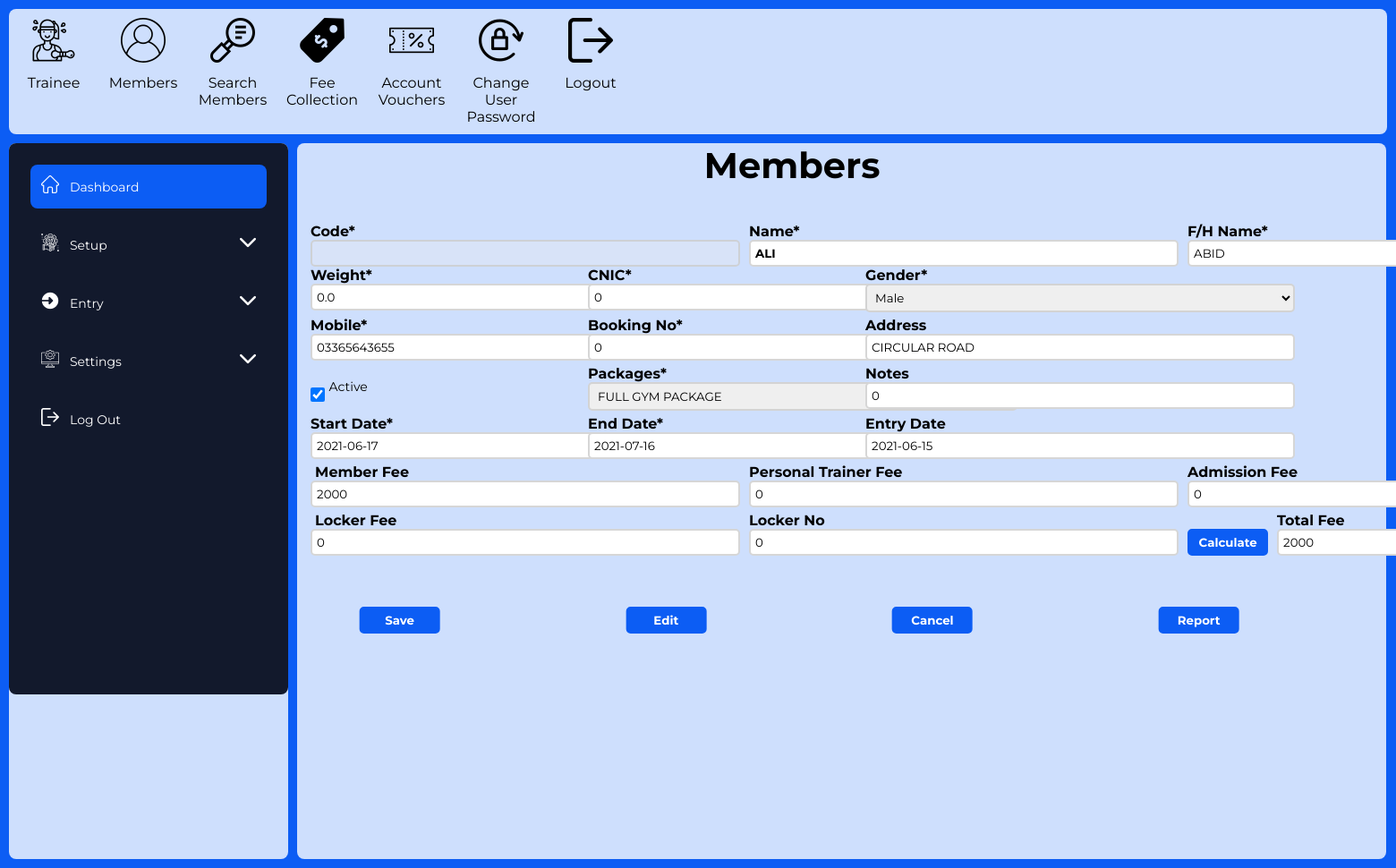
Screenshot of /members/14/ (signed in) with the database file from the repository.
### gymapp/models.py (models this page shows, shortened)
class Member(models.Model):
    CHOICES = (
        ('M', 'Male'),
        ('F', 'Female'),
    )
    code = models.CharField(max_length=100, default=0)
    name = models.CharField(max_length=100 ,default="Name")
    surname = models.CharField(max_length=100 ,default="Surname")
    gender = models.CharField(max_length=100,blank=True, choices=CHOICES)
    image = models.ImageField(upload_to='member/',
                              default='member/defaultpic.png', blank=True, null=True)
    mobile = models.CharField(max_length=100 ,default=0)
    whatsapp = models.CharField(max_length=100,default=0 )
    dob = models.DateField(default=datetime.now)
    weight = models.FloatField(default=0.0)
    address = models.CharField(max_length=100 ,default=0)
    cnic = models.CharField(max_length=100 ,default=0)
    trainer = models.CharField(max_length=100 ,default=0)
    package = models.ForeignKey(Packages, on_delete=models.CASCADE, null=True,blank = True)
    start = models.DateField(default='2021-01-01')
    end = models.DateField(default='2021-01-01')
    notes = models.CharField(max_length=100,default=0 )
    active = models.BooleanField(default=False)
    date = models.DateField(default='2021-01-01')
    trainerfee = models.IntegerField(default=0)
    personaltrainerfee = models.IntegerField(default=0)
    Admissionfee = models.IntegerField(default=0)
    lockerfee = models.IntegerField(default=0)
    lockerno = models.CharField(max_length=100, default=0)
    totalfee = models.IntegerField( default=0)
    primaryno = models.AutoField(primary_key=True)

### gymapp/decorators.py (the view)
        def wrapper_func(request, *args, **kwargs):
            group = None
            if request.user.groups.exists():
                group = request.user.groups.all()[0].name
            if group in allowed_roles:
                print('group in allowed roles decorator')
                return view_func(request, *args, **kwargs)
            else:
                return HttpResponse('You are not authorized to view this page')

### gymapp/forms.py
class Member_f(ModelForm):
    class Meta:
        model = Member
        fields = "__all__"
        exclude = ('code', 'trainer','dob', )

### gymapp/models.py (called while the page is built)
    def __str__(self):
        return self.description

### gymapp/views.py (called while the page is built)
@login_required(login_url='login')
@allowed_users(allowed_roles=['admin'])
def updatemember(request, pk):
    member = Member.objects.get(primaryno=pk)
    form = Member_f(instance=member)
    members = Member.objects.all()
    obj = 0
    if(member.image == " "):
        obj = None
    context = {'form': form, 'members': members,
               'member': member, "check": obj}
    if 'save' in request.POST:
        form = Member_f(request.POST, request.FILES, instance=member)
        if form.is_valid():
            form.save()
            return redirect('/members/', context)
    if 'cancel' in request.POST:
        return redirect('/members/')
    return render(request, 'gymtime/members_edit.html', context)

### gymapp/templates/gymtime/members_edit.html (shortened to what this page needs)
{% extends 'gymtime/dashboard.html' %}{% load static %}{% block content %}
<div class="item3">
    <form action="" method="POST" enctype="multipart/form-data">
        <section class="members-inputs" id="members-form">
            <h1 class="members-main-heading">Members</h1>
            <div class="formating-edit-members">
                <div>
                    <div class="members-first-line">
                        <div class="members-first-line-input">
                            <label><span>Code*</span><input type="text" disabled
                                    class="members-first-line-input-text members-first-line-input-text-first"></label>
                            <label><span>Name*</span>
                                <div class="members-first-line-input-text members-first-line-input-text-second">
                                    {{form.name}}
                                </div>
                            </label>
                            <label class="members-first-line-input-text"><span>F/H Name*</span>
                                <div class="members-first-line-input-text members-first-line-input-text-third">
                                    {{form.surname}}
                                </div>
                            </label>
                        </div>
                    </div>
                    <div class="members-second-line">
                        <div class="members-second-line-input">
                            <label><span>Weight*</span>
                                <div class="members-second-line-input-text members-second-line-input-text-first">
                                    {{form.weight}}
                                </div>
                            </label>
                            <label class="members-second-line-input-text-second"><span>CNIC*</span>
                                <div class="members-second-line-input-text members-second-line-input-text-second">
                                    {{form.cnic}}
                                </div>
                            </label>
                            <label class="members-second-line-input-text"><span>Gender*</span>
                                {{form.gender}}
                            </label>
                        </div>
                    </div>
                    <div class="members-third-line">
                        <div class="members-third-line-input">
                            <label><span>Mobile*</span>
                                <div class="members-third-line-input-text members-third-line-input-text-first">
                                    {{form.mobile}}
                                </div>
                            </label>
                            <label class="members-third-line-input-text-second"><span>Booking No*</span>
                                <div class="members-third-line-input-text members-third-line-input-text-second">
                                    {{form.whatsapp}}</div>
                            </label>
                            <label class="members-third-line-input-text-third"><span>Address</span>
                                <div class="members-third-line-input-text members-third-line-input-text-third">
                                    {{form.address}}
                                </div>
                            </label>
                        </div>
                    </div>
                    <div class="members-fourth-line">
                        <div class="members-fourth-line-input">
                            <div class="members-fourth-line-input-checkbox">
                                {{form.active}}Active
                            </div>
                            <label class="members-fourth-line-input-text-second"><span>Packages*</span>
                                <div class="members-third-line-input-text members-third-line-input-text-second">
                                    {{form.package}}</div>
                            </label>
                            <label class="members-fourth-line-input-text-third"><span>Notes</span>
                                <div class="members-fourth-line-input-text members-fourth-line-input-text-third">
                                    {{form.notes}}
                                </div>
                            </label>
                        </div>
                    </div>
                    <div class="members-fifth-line">
                        <div class="members-fifth-line-input">
                            <label><span>Start Date*</span>
                                <div class="members-fifth-line-input-text members-fifth-line-input-text-first">
                                    {{form.start}}
                                </div>
                            </label>
                            <label class="members-fifth-line-input-text-second"><span>End Date*</span>
                                <div class="members-fifth-line-input-text members-fifth-line-input-text-second">
                                    {{form.end}}
                                </div>
                            </label>
                            <label class="members-fifth-line-input-text-third"><span>Entry Date</span>
                                <dv class="members-fifth-line-input-text members-fifth-line-input-text-third">
                                    {{form.date}}
                        </div></label>
                    </div>
                    <div class="members-sixth-line">
                        <div class="members-sixth-line-input">
                            <label class="members-sixth-line-input-text-first error"><span
                                    id="margin-left: -5px;">Member
                                    Fee</span>
                                <div class="members-sixth-line-input-text members-sixth-line-input-text-third error">
                                    {{form.trainerfee}}</div>
                            </label>
                            <label class="members-sixth-line-input-text-third"><span>Personal Trainer Fee</span>
                                <div class="members-sixth-line-input-text members-sixth-line-input-text-third">
                                    {{form.personaltrainerfee}}
                                </div>
                            </label>
                            <label class="members-sixth-line-input-text-third"><span>Admission Fee</span>
                                <div class="members-sixth-line-input-text members-sixth-line-input-text-third">
                                    {{form.Admissionfee}}</div>
                            </label>
                        </div>
                    </div>
                    <div class="members-seventh-line">
                        <div class="members-seventh-line-input">
                            <label class="members-seventh-line-input-text-third error"><span>Locker Fee</span>
                                <div
                                    class="members-seventh-line-input-text members-seventh-line-input-text-third error">
                                    {{form.lockerfee}}</div>
                            </label>
                            <label class="members-seventh-line-input-text-third"><span>Locker No</span>
                                <div class="members-seventh-line-input-text members-seventh-line-input-text-third">
                                    {{form.lockerno}}</div>
                            </label>
                            <button id="members-seventh-buttons-button-save" type="submit"
                                name="save">Calculate</button>
                            <label class="members-seventh-line-input-text-third"><span>Total Fee</span>
                                <div class="members-seventh-line-input-text members-seventh-line-input-text-third">
                                    {{form.totalfee}}</div>
                            </label>
                        </div>
                    </div>
                </div>
            </div>
        </section>
        <section class="members">
            <div class="members-buttons">
                <button class="members-buttons-button members-buttons-button-save" id="members-buttons-button-save"
                    type="submit" name="save">Save</button>
                <button class="members-buttons-button members-buttons-button-save" id="members-buttons-button-edit"
                    type="button">Edit</button>
                <button class="members-buttons-button members-buttons-button-cancel" type="submit"
                    name="cancel">Cancel</button>
                <button class="members-buttons-button members-buttons-button-report">Report</button>
            </div>
</div>
</div>
{% endblock %}

### static/css/main.css (style rules this page uses)
* { margin: 0; padding: 0; box-sizing: border-box; font-family: "Montserrat", sans-serif; }
#id_name { font-weight: bold; }
.error { margin-left: -5px; }
.members-inputs input { width: 300px; }
body { background-color: #0c5df4; }
.item3 { grid-area: main; border-radius: 8px; position: relative; width: 78vw; z-index: 5; }
.grid-container>div[class="item3"] { background-color: rgba(255, 255, 255, 0.8); }
form { margin-left: 10px; }
label { display: flex; flex-direction: column; }
label span { margin-left: 5px; font-weight: bold; }
input { padding: 5px; margin: 0 5px; border-radius: 5px; border: 2px solid rgba(204, 204, 204, 0.8); outline: none; }
button { cursor: pointer; }
.members-main-heading { text-align: center; transform: translateX(-5%); font-size: 40px; }
.members-first-line { display: flex; justify-content: space-between; }
.members-first-line-input { display: flex; margin-top: 40px; }
.members-second-line { display: flex; justify-content: space-between; margin: 0px 30px 0 0; }
.members-second-line-input { display: flex; }
.members-second-line-input-text { width: 300px; }
.members-second-line-input-text-second input { margin-left: 15px; }
.members-second-line-input-text-second span { margin-left: 15px; }
.members-second-line-input-text #id_gender { margin-left: 25px; width: 300px; padding: 5px; border-radius: 5px; border: 2px solid rgba(204, 204, 204, 0.8); outline: none; }
.members-second-line-input-text span { margin-left: 25px; }
.members-third-line { display: flex; justify-content: space-between; margin: 5px 30px 0 0; }
.members-third-line-input { display: flex; }
.members-third-line-input-text { width: 300px; }
.members-third-line-input-text-second input { margin-left: 15px; }
.members-third-line-input-text-second span { margin-left: 15px; }
.members-third-line-input-text-third input { margin-left: 25px; width: 300px; }
.members-third-line-input-text-third span { margin-left: 25px; }
.members-fourth-line { display: flex; justify-content: space-between; margin: 5px 30px 0 0; }
.members-fourth-line-input { display: flex; }
.members-fourth-line-input-text { width: 300px; }
.members-fourth-line-input-text-second #id_package { margin-left: 5px; width: 300px; padding: 5px; border-radius: 5px; border: 2px solid rgba(204, 204, 204, 0.8); outline: none; }
.members-fourth-line-input-text-third input { margin-left: 15px; }
.members-fourth-line-input-text-third span { margin-left: 15px; }
.members-fourth-line-input-checkbox { width: 310px; display: flex; padding-top: 15px; font-size: 14px; position: relative; }
.members-fourth-line-input-checkbox input { width: 5%; }
.members-fifth-line { display: flex; justify-content: space-between; margin: 5px 30px 0 0; }
.members-fifth-line-input { display: flex; }
.members-fifth-line-input-text { width: 300px; }
.members-fifth-line-input-text-second input { margin-left: 15px; }
.members-fifth-line-input-text-second span { margin-left: 15px; }
.members-fifth-line-input-text-third input { margin-left: 25px; }
.members-fifth-line-input-text-third span { margin-left: 25px; }
.members-sixth-line { display: flex; justify-content: space-between; margin: 5px 30px 0 0; }
.members-sixth-line-input { display: flex; margin-left: 10px; }
.members-sixth-line-input input { width: 300px; }
.members-seventh-line { display: flex; justify-content: space-between; margin: 5px 30px 0 0; }
.members-seventh-line-input { display: flex; margin-left: 10px; }
.members-seventh-line-input input { width: 300px; }
#members-seventh-buttons-button-save { width: 90px; height: 30px; padding: 5px 0; border: 2px solid #0c5df4; border-radius: 5px; outline: none; background-color: #0c5df4; margin: 19px 5px; color: #fff; font-weight: bold; }
#id_totalfee { width: 200px; }
.members { width: 100%; margin-top: 30px; }
.members-buttons { width: 100%; display: flex; justify-content: space-around; transform: translateX(-5%); margin: 0.5rem !important; padding: 0.5rem !important; }
.members-buttons-button { width: 90px; padding: 5px 0; border: 2px solid #0c5df4; border-radius: 5px; outline: none; background-color: #0c5df4; margin: 0px 5px; color: #fff; font-weight: bold; }
.formating-edit-members { display: flex; }

### static/css/responsive.css (style rules this page uses)
@media only screen and (min-device-width: 768px) and (max-device-width: 1024px) { label input, select, option { width: 30rem !important; } }
@media only screen and (min-device-width: 768px) and (max-device-width: 1024px) { .grid-container > div[class="item3"] { min-height: 100vh; } }

### rows the page displays
Member: name "ALI", surname "ABID", weight "0.0", cnic "0", gender "Male", mobile "03365643655", whatsapp "0", address "CIRCULAR ROAD", active "☑", package "FULL GYM PACKAGE", notes "0", start "2021-06-17", end "2021-07-16", date "2021-06-15", trainerfee "2000", personaltrainerfee "0", Admissionfee "0", lockerfee "0", lockerno "0", totalfee "2000"
